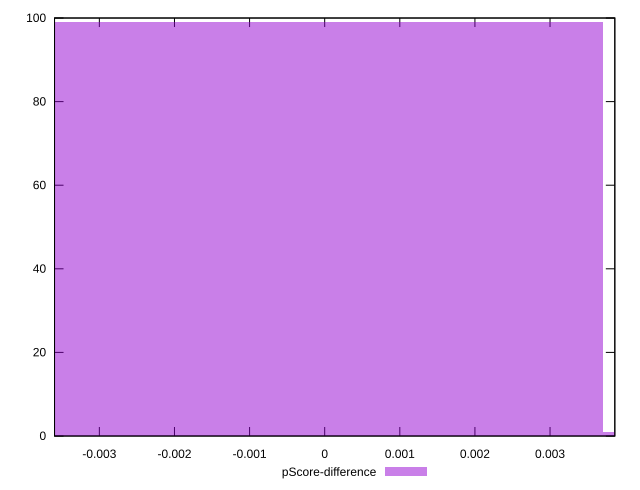

Generate this figure with gnuplot:
reset

$pScoreDifference <<EOF
0 99
0.007411489592439167 1
EOF

set key outside below
set boxwidth 0.007411489592439167
set xrange [-0.0035967520083595543:0.0038625055717602663]
set yrange [0:100]
set trange [0:100]
set style fill transparent solid 0.5 noborder
set terminal svg size 640, 490 enhanced background rgb 'white'
set output "report_00016_2021-02-10T13-31-48.338Z/cumulative-layout-shift/samples/pages/pScore-difference/histogram.svg"

plot $pScoreDifference title "pScore-difference" with boxes

reset
